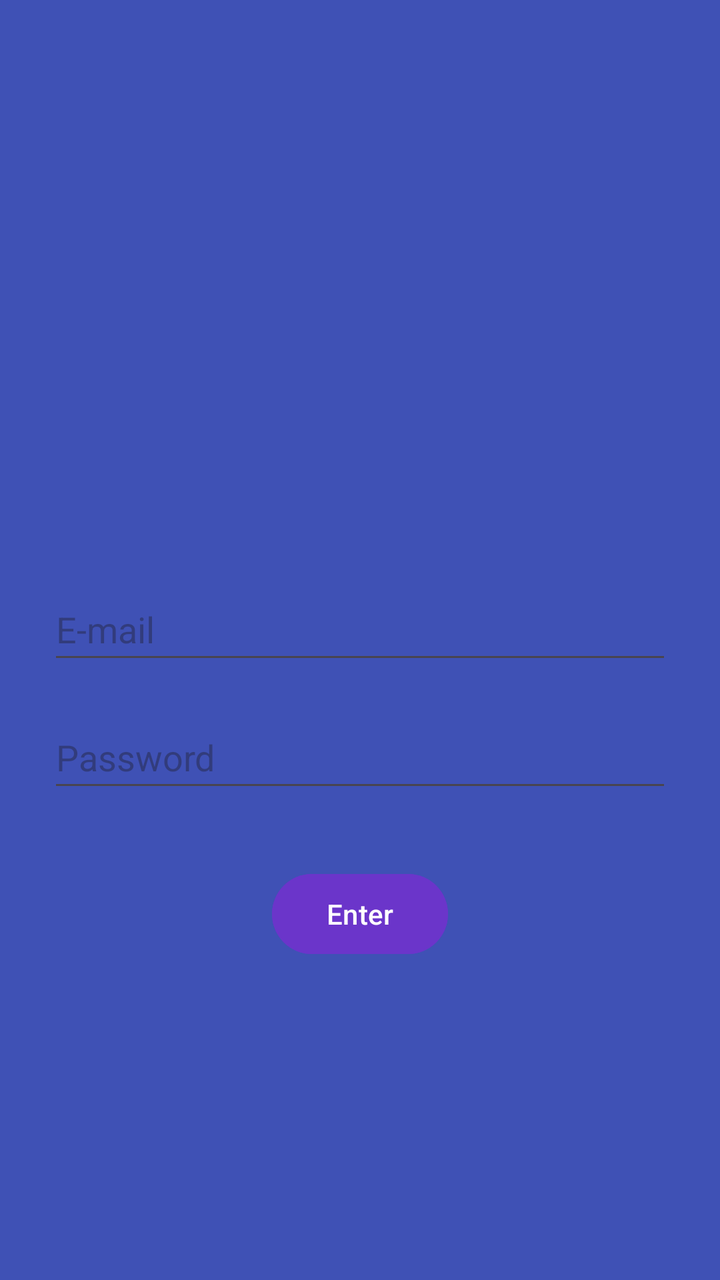
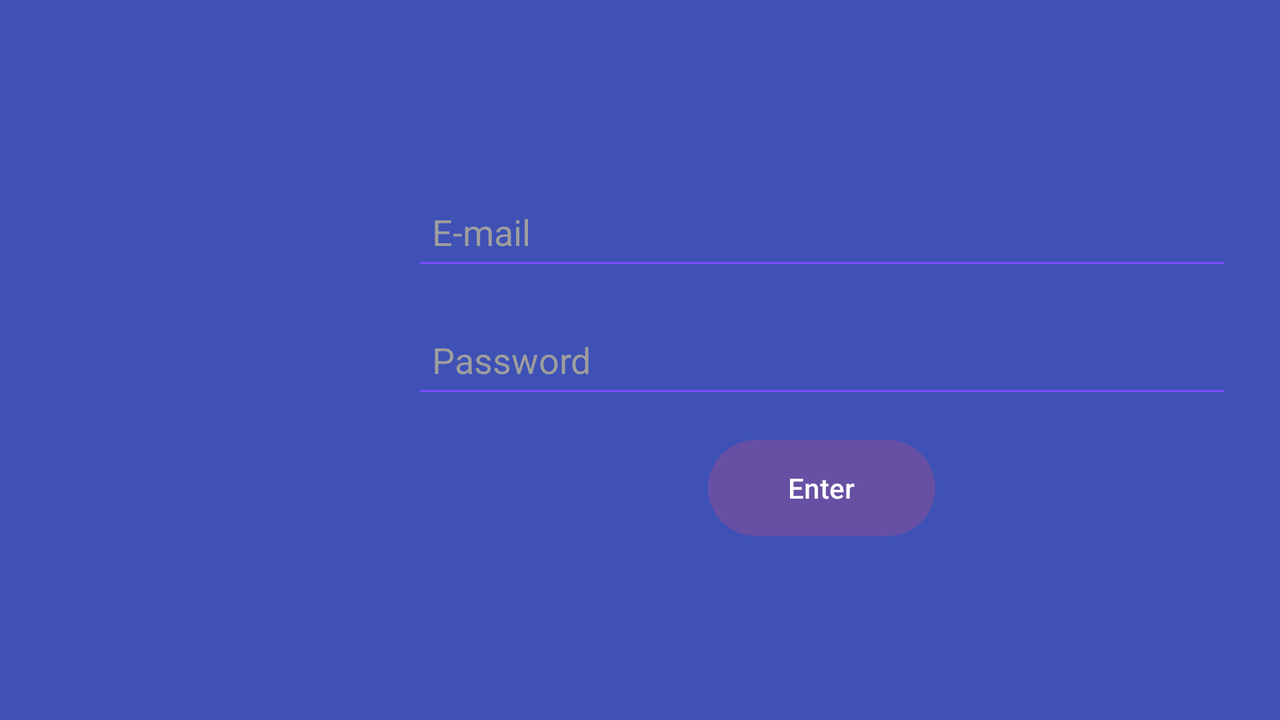

First picture: res/layout/ on a phone held upright. Second picture: the repository's own variant of that layout, on a device whose configuration matches the variant's folder. Source for both follows.
<!-- AndroidManifest.xml: application theme Theme.FirstApplication -->
<!-- res/layout/activity_main2.xml -->
<LinearLayout xmlns:android="http://schemas.android.com/apk/res/android"
    android:layout_width="match_parent"
    android:layout_height="match_parent"
    android:background="#3F51B5"
    android:gravity="center"
    android:orientation="vertical"
    android:padding="24dp">

    <ImageView
        android:layout_width="100dp"
        android:layout_height="100dp"
        android:layout_gravity="center_horizontal"
        android:layout_marginBottom="30dp"
        android:contentDescription="Logo"
        android:src="@drawable/resource__" />

    <EditText
        android:id="@+id/email"
        android:layout_width="match_parent"
        android:layout_height="48dp"

        android:layout_marginBottom="16dp"
        android:hint="E-mail"
        android:inputType="textEmailAddress" />

    <EditText
        android:id="@+id/password"
        android:layout_width="match_parent"
        android:layout_height="48dp"

        android:layout_marginBottom="32dp"
        android:hint="Password"
        android:inputType="textPassword" />

    <Button
        android:id="@+id/login_button"
        android:layout_width="wrap_content"
        android:layout_height="wrap_content"
        android:layout_gravity="center_horizontal"
        android:backgroundTint="#6B35CA"
        android:text="Enter"
        android:textColor="#FFF" />

</LinearLayout>
<!-- resources referenced by this layout -->
<resources>
  <style name="Theme.FirstApplication" parent="Base.Theme.FirstApplication" />
  <style name="Base.Theme.FirstApplication" parent="Theme.Material3.DayNight.NoActionBar">
          
          
      </style>
</resources>
<!-- res/layout-land/activity_main2.xml (the repository's variant of the layout above) -->
<!-- drawn on the phone turned sideways -->
<LinearLayout xmlns:android="http://schemas.android.com/apk/res/android"
    android:layout_width="match_parent"
    android:layout_height="match_parent"
    android:background="#3F51B5"
    android:gravity="center"
    android:orientation="horizontal"
    android:padding="24dp">

    
    <ImageView
        android:id="@+id/book_icon"
        android:layout_width="150dp"
        android:layout_height="150dp"
        android:layout_marginEnd="32dp"
        android:contentDescription="Book Icon"
        android:src="@drawable/resource__" />

    
    <LinearLayout
        android:layout_width="0dp"
        android:layout_height="wrap_content"
        android:layout_weight="1"
        android:orientation="vertical">

        <EditText
            android:id="@+id/email"
            android:layout_width="match_parent"
            android:layout_height="48dp"

            android:layout_marginBottom="16dp"
            android:backgroundTint="#7C4DFF"
            android:hint="E-mail"
            android:inputType="textEmailAddress"
            android:padding="10dp"
            android:textColorHint="#9E9E9E" />

        <EditText
            android:id="@+id/password"
            android:layout_width="match_parent"
            android:layout_height="48dp"
            android:layout_marginBottom="16dp"
            android:backgroundTint="#7C4DFF"
            android:hint="Password"
            android:inputType="textPassword"
            android:padding="10dp"
            android:textColorHint="#9E9E9E" />

        <Button
            android:id="@+id/login_button"
            android:layout_width="wrap_content"
            android:layout_height="wrap_content"
            android:layout_gravity="center"
            android:background="@drawable/button_rounded"
            android:backgroundTint="#7C4DFF"
            android:paddingLeft="40dp"
            android:paddingTop="10dp"
            android:paddingRight="40dp"
            android:paddingBottom="10dp"
            android:text="Enter"
            android:textColor="#FFFFFF" />
    </LinearLayout>
</LinearLayout>
<!-- resources referenced by the variant -->
<!-- as the phone turned sideways resolves them -->
<resources>
  <!-- drawable button_rounded (drawable) -->
  <shape xmlns:android="http://schemas.android.com/apk/res/android">
      <solid android:color="#7C4DFF" />
      <corners android:radius="50dp"/>
  </shape>
  <style name="Theme.FirstApplication" parent="Base.Theme.FirstApplication" />
  <style name="Base.Theme.FirstApplication" parent="Theme.Material3.DayNight.NoActionBar">
          
          
      </style>
</resources>
